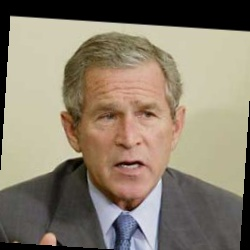
#> input picture recognition/images/train/3/George_W_Bush_0015.jpg, 250 x 250 px, found by its file name; its folder holds only this picture in this run
$ python __init__.py   (older library calls are emulated)
#> lines starting #> are read from the running program, lines starting #| are printed output that depends on the picture
### recognition/helpers.py
import os

import cv2
import numpy as np

from .constants import OPENCV2_CLASSIFIER_PATH


# [7 lines left out: function asColumns, not called in this run]


def detect_face(input_img):
    image = cv2.cvtColor(input_img, cv2.COLOR_BGR2GRAY)
    face_cascade = cv2.CascadeClassifier(OPENCV2_CLASSIFIER_PATH)
    faces = face_cascade.detectMultiScale(image, scaleFactor=1.2, minNeighbors=5)
    if len(faces) == 0:
        return None, None
    (x, y, w, h) = faces[0]
    return image[y : y + w, x : x + h], faces[0]


def prepare_data(path, n=21, skip=None, take=None):
#> called with path = 'recognition/images/train', n = 21
    detected_faces = []
    face_labels = []
    image_dirs = os.listdir(path)
    for dir_name in image_dirs:
        label = int(dir_name)
        images_path = path + "/" + dir_name
        images_names = os.listdir(images_path)

        for image_name in images_names[skip:take]:
            image_path = images_path + "/" + image_name
            image = cv2.imread(image_path)
#> image is the input picture: shape (250, 250, 3); mean B, G, R 109.5, 126.5, 137.3
            face, _ = detect_face(image)
#> in detect_face, `image = cv2.cvtColor(input_img, cv2.COLOR_BGR2GRAY)`:
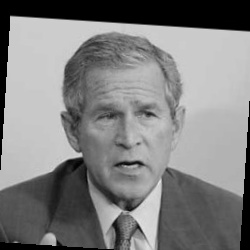
#> image: shape (250, 250); min 0, max 230, mean 127.8
#> in detect_face, `faces = face_cascade.detectMultiScale(image, scaleFactor=1.2, minNeigh..`: faces = [[72, 70, 112, 112]]
#> in detect_face, `(x, y, w, h) = faces[0]`: x = 72; y = 70; w = 112
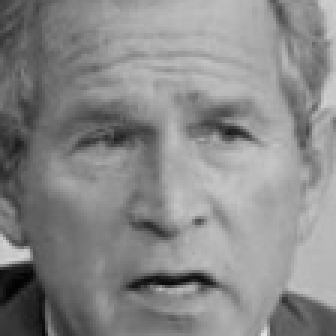
#> face: shape (112, 112) (shown 3 times larger); min 1, max 226, mean 136.4
            if face is not None:
                resized_face = cv2.resize(face, (n, n), interpolation=cv2.INTER_AREA)
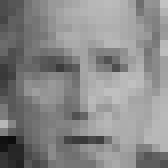
#> resized_face: shape (21, 21) (shown 8 times larger); min 13, max 194, mean 136.4
                detected_faces.append(resized_face.flatten())
                face_labels.append(label)
#> pass 2 of the loop in prepare_data, `for dir_name in image_dirs:`:
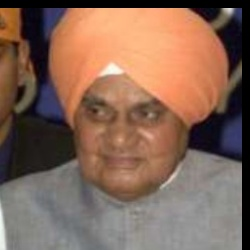
#> input picture recognition/images/train/4/Atal_Bihari_Vajpayee_0010.jpg, 250 x 250 px, found by its file name
#> in prepare_data, image is the input picture: shape (250, 250, 3); mean B, G, R 86.6, 102.2, 132.2
#> in detect_face (call 2), `image = cv2.cvtColor(input_img, cv2.COLOR_BGR2GRAY)`:
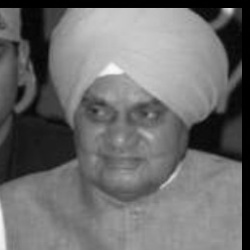
#> image: shape (250, 250); min 0, max 249, mean 109.4
#> faces = [[62, 70, 119, 119]]
#> x = 62; w = 119
#> face: shape (119, 119)
#> in prepare_data, `resized_face = cv2.resize(face, (n, n), interpolation=cv2.INTER_AREA)`:
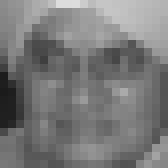
#> resized_face: shape (21, 21) (shown 8 times larger); min 27, max 221, mean 121.1
#> pass 3 of the loop in prepare_data, `for dir_name in image_dirs:`:
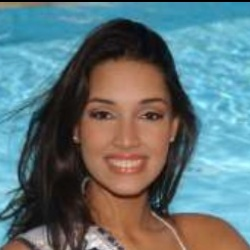
#> input picture recognition/images/train/5/Amelia_Vega_0002.jpg, 250 x 250 px, found by its file name
#> in prepare_data, image is the input picture: shape (250, 250, 3); mean B, G, R 120.1, 116.9, 97.8
#> in detect_face (call 3), `image = cv2.cvtColor(input_img, cv2.COLOR_BGR2GRAY)`:
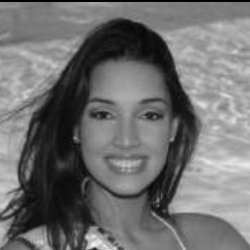
#> image: shape (250, 250); min 0, max 247, mean 111.5
#> faces = [[67, 69, 118, 118]]
#> x = 67; y = 69; w = 118
#> face: shape (118, 118)
#> in prepare_data, `resized_face = cv2.resize(face, (n, n), interpolation=cv2.INTER_AREA)`:
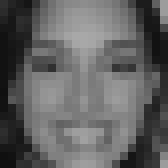
#> resized_face: shape (21, 21) (shown 8 times larger); min 15, max 168, mean 97.5

    return detected_faces, face_labels


# [25 lines left out: function gaborize, not called in this run]

### recognition/__init__.py
import numpy as np
from sklearn.metrics import accuracy_score
from sklearn.svm import SVC

from . import fisher
from .constants import TESTING_PATH, TRAINING_PATH
from .helpers import prepare_data

detected_faces, face_labels = prepare_data(TRAINING_PATH)

detected_faces, face_labels = np.array(detected_faces), np.array(face_labels)
detected_faces = detected_faces.reshape(detected_faces.shape[0], -1)

print("Total faces: ", len(detected_faces))
print("Total labels: ", len(face_labels))

print(detected_faces.shape)
#| (4, 441)

print("Training Fisherfaces...")
#> (the run stopped early here; a loop or call above may not have finished)
